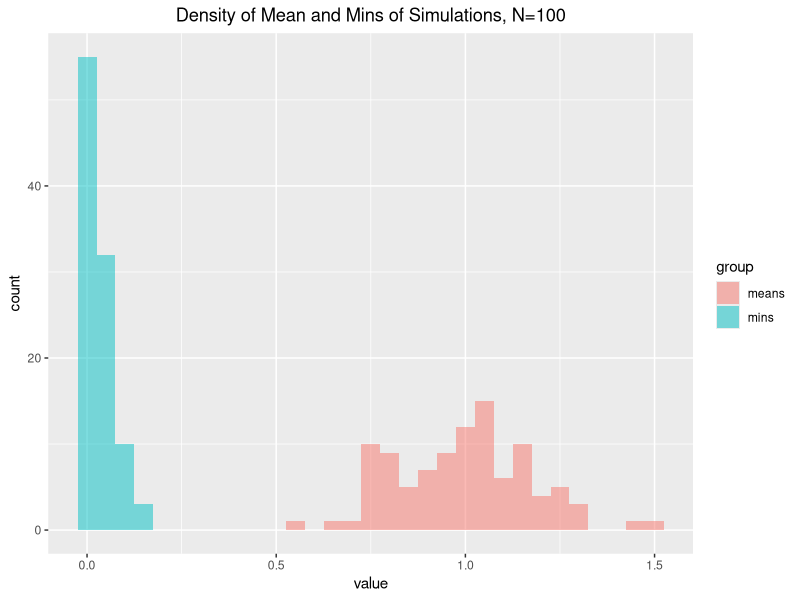
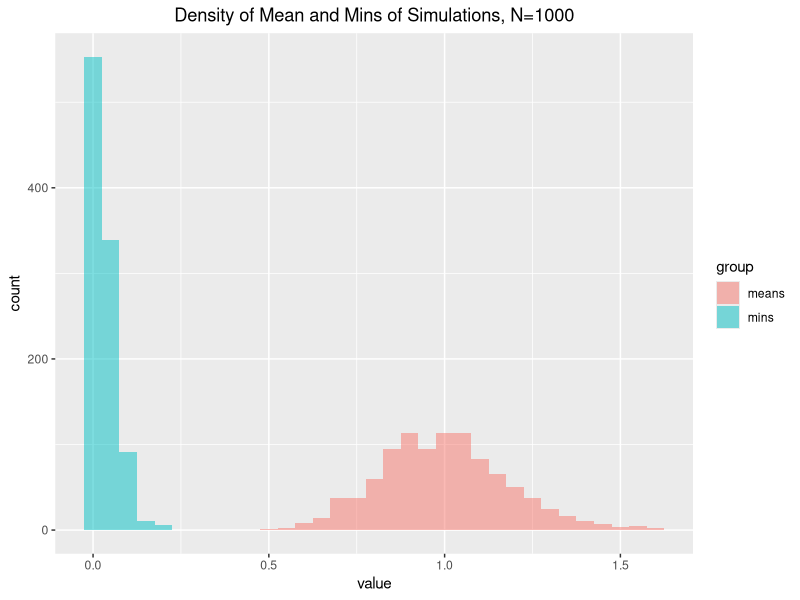

The R source for these figures, in order:
## ---- chunk 1
if (!require('tidyr')) install.packages('tidyr')
if (!require('ggplot2')) install.packages('ggplot2')
## ---- chunk 2
getMeansAndMins <- function(reps, samples) {
    # gets means and mins of random samples from exponential distribution
    #
    # Args: 
    #   reps: number of repetitions/sims
    #   samples: number of samples from distribution
    # 
    # Returns:
    #   long form df for graphing grouped vars
    
    means <- c()
    mins <- c()
    
    for (i in 1:reps) {
        dist <- rexp(samples)
        means[i] <- mean(dist)
        mins[i] <- min(dist)
    }
    
    results <- gather(data.frame(means = means, mins = mins), group)
    results 
}

results <- getMeansAndMins(100, 30)
## ---- chunk 3
ggplot(results, aes(x=value, fill=group)) + 
    geom_histogram(binwidth = .05, alpha = .5, position="identity") + 
    ggtitle("Density of Mean and Mins of Simulations, N=100") + 
    theme(plot.title = element_text(hjust = 0.5))
## ---- chunk 4
results <- getMeansAndMins(1000, 30)
ggplot(results, aes(x=value, fill=group)) + 
    geom_histogram(binwidth = .05, alpha = .5, position="identity") + 
    ggtitle("Density of Mean and Mins of Simulations, N=1000") + 
    theme(plot.title = element_text(hjust = 0.5))
